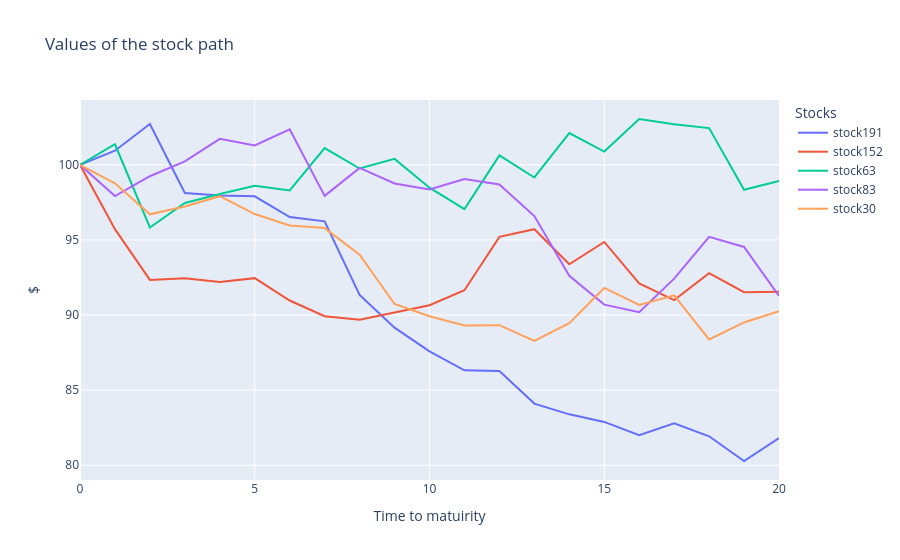

Source (notebook cell):
### Code cell
fig = go.Figure()
# Add traces for each column
for column in stock_prices.columns[values]:
    fig.add_trace(go.Scatter(x=stock_prices.index, y=stock_prices[column], mode='lines', name=f"stock{column}"))

# Update layout
fig.update_layout(
    title='Values of the stock path ',
    xaxis_title='Time to matuirity',
    yaxis_title='$',
    template='plotly',
    legend=dict(title='Stocks'),
)

# Show the plot
fig.show()

### Figure 1 — Plotly figure (JSON) as saved in the notebook; plotly's stock layout.template omitted (floating-point values rounded to 4 significant figures)
{"data": [{"mode": "lines", "name": "stock191", "type": "scatter", "x": [0, 1, 2, 3, 4, 5, 6, 7, 8, 9, 10, 11, 12, 13, 14, 15, 16, 17, 18, 19, 20], "y": [100, 100.9, 102.7, 98.13, 97.96, 97.9, 96.52, 96.24, 91.34, 89.16, 87.58, 86.32, 86.27, 84.1, 83.39, 82.88, 81.99, 82.8, 81.93, 80.28, 81.81]}, {"mode": "lines", "name": "stock152", "type": "scatter", "x": [0, 1, 2, 3, 4, 5, 6, 7, 8, 9, 10, 11, 12, 13, 14, 15, 16, 17, 18, 19, 20], "y": [100, 95.72, 92.34, 92.45, 92.21, 92.46, 90.97, 89.92, 89.69, 90.15, 90.65, 91.65, 95.2, 95.72, 93.38, 94.86, 92.11, 90.99, 92.79, 91.52, 91.55]}, {"mode": "lines", "name": "stock63", "type": "scatter", "x": [0, 1, 2, 3, 4, 5, 6, 7, 8, 9, 10, 11, 12, 13, 14, 15, 16, 17, 18, 19, 20], "y": [100, 101.4, 95.83, 97.46, 98.06, 98.61, 98.29, 101.1, 99.75, 100.4, 98.48, 97.06, 100.6, 99.16, 102.1, 100.9, 103.1, 102.7, 102.4, 98.34, 98.93]}, {"mode": "lines", "name": "stock83", "type": "scatter", "x": [0, 1, 2, 3, 4, 5, 6, 7, 8, 9, 10, 11, 12, 13, 14, 15, 16, 17, 18, 19, 20], "y": [100, 97.92, 99.24, 100.2, 101.7, 101.3, 102.4, 97.93, 99.8, 98.76, 98.36, 99.06, 98.69, 96.59, 92.61, 90.69, 90.19, 92.42, 95.21, 94.53, 91.27]}, {"mode": "lines", "name": "stock30", "type": "scatter", "x": [0, 1, 2, 3, 4, 5, 6, 7, 8, 9, 10, 11, 12, 13, 14, 15, 16, 17, 18, 19, 20], "y": [100, 98.77, 96.71, 97.23, 97.91, 96.72, 95.96, 95.79, 94.01, 90.73, 89.92, 89.31, 89.33, 88.28, 89.46, 91.8, 90.67, 91.31, 88.37, 89.51, 90.25]}], "layout": {"legend": {"title": {"text": "Stocks"}}, "title": {"text": "Values of the stock path "}, "xaxis": {"title": {"text": "Time to matuirity"}}, "yaxis": {"title": {"text": "$"}}}}
